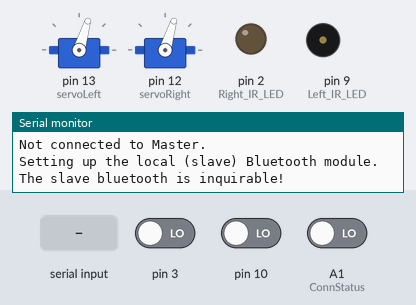
A sketch run on a simulated Arduino Uno, built with avr-gcc and run on an emulated ATmega328P. Parts: 2 × servo, output pins drawn as LEDs (lit = HIGH), buzzer (waves = sounding), the last lines printed to the serial monitor. The inputs (shaded band) are chosen by the test bench; at power-on: pin 3 LOW, pin 10 LOW, A1 (ConnStatus) LOW.

Above: at 9.2 s.
9.3 s: "a" received over the second serial link
At 10.5 s:
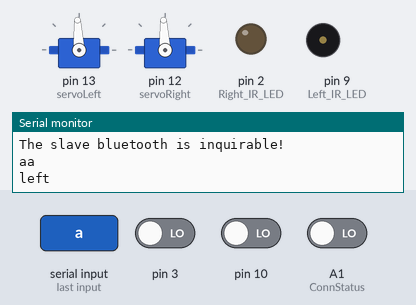
11.3 s: "s" received over the second serial link
At 11.7 s:
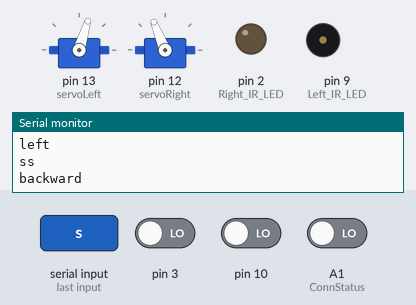
13.3 s: "d" received over the second serial link
At 13.7 s:
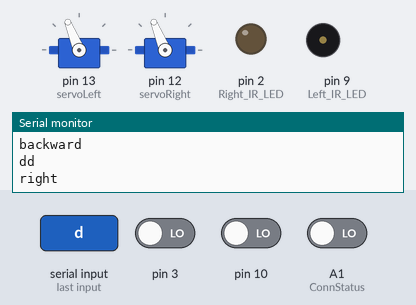
15.3 s: "w" received over the second serial link
At 15.7 s:
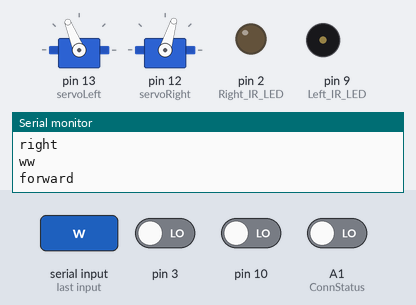
17.3 s: "z" received over the second serial link
At 17.8 s:
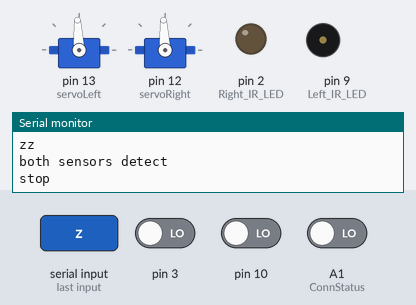
Timing chart, 0 to 20.3 s (numbered marks = the images above; inputs shaded):
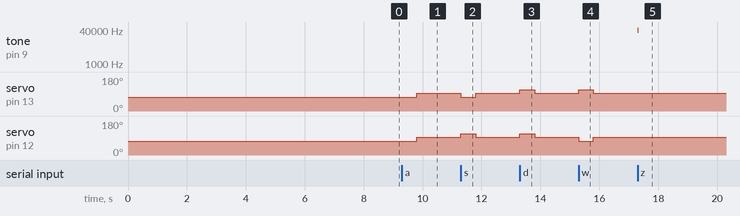

Measured:
- after the input at 9.3 s, servo on pin 13 (servoLeft), servo on pin 12 (servoRight): 73° → 93° after 0.50 s
- after the input at 11.3 s, servo on pin 13 (servoLeft): 93° → 73° at once, → 93° 0.50 s later; servo on pin 12 (servoRight): 93° → 112° at once, → 93° 0.50 s later
- after the input at 13.3 s, servo on pin 13 (servoLeft), servo on pin 12 (servoRight): 93° → 112° at once, → 93° 0.50 s later
- after the input at 15.3 s, servo on pin 13 (servoLeft): 93° → 112° at once, → 93° 0.50 s later; servo on pin 12 (servoRight): 93° → 73° at once, → 93° 0.50 s later
- after the input at 17.3 s, tone on pin 9 (Left_IR_LED): silent → 38000 Hz at once, → silent 0.01 s later

The sketch:

Slave.ino
```cpp
//-----------------------------------------------------------------------------------------------------------//
//  This entire file contains code from various sources. Credit is given in the README.md file of the GitHub project.
//                                                                                                           //
//  Slave_ELEC1601_Student_2019_v3                                                                           //
//  The Instructor version of this code is identical to this version EXCEPT it also sets PIN codes           //
//  20191008 Peter Jones                                                                                     //
//                                                                                                           //
//  Bi-directional passing of serial inputs via Bluetooth                                                    //
//  Note: the void loop() contents differ from "capitalise and return" code                                  //
//                                                                                                           //
//  This version was initially based on the 2011 Steve Chang code but has been substantially revised         //
//  and heavily documented throughout.                                                                       //
//                                                                                                           //
//  20190927 Ross Hutton                                                                                     //
//  Identified that opening the Arduino IDE Serial Monitor asserts a DTR signal which resets the Arduino,    //
//  causing it to re-execute the full connection setup routine. If this reset happens on the Slave system,   //
//  re-running the setup routine appears to drop the connection. The Master is unaware of this loss and      //
//  makes no attempt to re-connect. Code has been added to check if the Bluetooth connection remains         //
//  established and, if so, the setup process is bypassed.                                                   //
//                                                                                                           //
//-----------------------------------------------------------------------------------------------------------//

#include <SoftwareSerial.h>   //Software Serial Port
#include <Servo.h>    // Include servo library
#include <stdio.h>
#include <stdlib.h>
#include <math.h>

Servo servoLeft;   // Declare left and right servos
Servo servoRight;

#define RxD 7
#define TxD 6
#define ConnStatus A1

#define DEBUG_ENABLED  1

// ##################################################################################
// ### EDIT THE LINES BELOW TO MATCH YOUR SHIELD NUMBER AND CONNECTION PIN OPTION ###
// ##################################################################################

int shieldPairNumber = 11;

// CAUTION: If ConnStatusSupported = true you MUST NOT use pin A1 otherwise "random" reboots will occur
// CAUTION: If ConnStatusSupported = true you MUST set the PIO[1] switch to A1 (not NC)

boolean ConnStatusSupported = true;   // Set to "true" when digital connection status is available on Arduino pin

// #######################################################

// The following two string variable are used to simplify adaptation of code to different shield pairs

String slaveNameCmd = "\r\n+STNA=Slave";   // This is concatenated with shieldPairNumber later

SoftwareSerial blueToothSerial(RxD,TxD);

void setupBlueToothConnection()
{
    Serial.println("Setting up the local (slave) Bluetooth module.");

    slaveNameCmd += shieldPairNumber;
    slaveNameCmd += "\r\n";

    blueToothSerial.print("\r\n+STWMOD=0\r\n");      // Set the Bluetooth to work in slave mode
    blueToothSerial.print(slaveNameCmd);             // Set the Bluetooth name using slaveNameCmd
    blueToothSerial.print("\r\n+STAUTO=0\r\n");      // Auto-connection should be forbidden here
    blueToothSerial.print("\r\n+STOAUT=1\r\n");      // Permit paired device to connect me

    //  print() sets up a transmit/outgoing buffer for the string which is then transmitted via interrupts one character at a time.
    //  This allows the program to keep running, with the transmitting happening in the background.
    //  Serial.flush() does not empty this buffer, instead it pauses the program until all Serial.print()ing is done.
    //  This is useful if there is critical timing mixed in with Serial.print()s.
    //  To clear an "incoming" serial buffer, use while(Serial.available()){Serial.read();}

    blueToothSerial.flush();
    delay(2000);                                     // This delay is required

    blueToothSerial.print("\r\n+INQ=1\r\n");         // Make the slave Bluetooth inquirable

    blueToothSerial.flush();
    delay(2000);                                     // This delay is required

    Serial.println("The slave bluetooth is inquirable!");
}

void setup()
{
    Serial.begin(9600);
    blueToothSerial.begin(38400);                    // Set Bluetooth module to default baud rate 38400

    servoLeft.attach(13);               // Attach left signal to pin 13
    servoRight.attach(12);

    pinMode(10, INPUT);  pinMode(9, OUTPUT);   // Left IR LED & Receiver
    pinMode(3, INPUT);  pinMode(2, OUTPUT);    // Right IR LED & Receiver

    servoLeft.writeMicroseconds(1300);
    servoRight.writeMicroseconds(1300);
    delay(3000);

    pinMode(RxD, INPUT);
    pinMode(TxD, OUTPUT);
    pinMode(ConnStatus, INPUT);

    //  Check whether Master and Slave are already connected by polling the ConnStatus pin (A1 on SeeedStudio v1 shield)
    //  This prevents running the full connection setup routine if not necessary.

    if(ConnStatusSupported) Serial.println("Checking Slave-Master connection status.");

    if(ConnStatusSupported && digitalRead(ConnStatus)==1)
    {
        Serial.println("Already connected to Master - remove USB cable if reboot of Master Bluetooth required.");
    }
    else
    {
        Serial.println("Not connected to Master.");

        setupBlueToothConnection();   // Set up the local (slave) Bluetooth module

        delay(1000);                  // Wait one second and flush the serial buffers
        Serial.flush();
        blueToothSerial.flush();
    }
}

void forward(int time)
{
    //append(&head, 1);
    servoLeft.writeMicroseconds(1700);
    servoRight.writeMicroseconds(1300);
    delay(time);
}

void backward(int time)
{
    //append(&head, 2);
    servoLeft.writeMicroseconds(1300);
    servoRight.writeMicroseconds(1700);
    delay(time);
}

void leftTurn(int time)
{
    //append(&head, 3);
    servoLeft.writeMicroseconds(1300);
    servoRight.writeMicroseconds(1300);
    delay(time); //
}

void rightTurn(int time)
{
    //append(&head, 4);
    servoLeft.writeMicroseconds(1700);
    servoRight.writeMicroseconds(1700);
    delay(time); //
}

void stop()
{
    servoLeft.writeMicroseconds(1500);
    servoRight.writeMicroseconds(1500);
}

int irDetect(int irLedPin, int irReceiverPin, long frequency)
{
    tone(irLedPin, frequency, 8);              // IRLED 38 kHz for at least 1 ms
    delay(1);                                  // Wait 1 ms
    int ir = digitalRead(irReceiverPin);       // IR receiver -> ir variable
    delay(1);                                  // Down time before recheck
    return ir;                                 // Return 1 no detect, 0 detect
}

int irDeviate()
{
    while(1){
      int irLeft = irDetect(9, 10, 38000);       // Check for object on left
      int irRight = irDetect(2, 3, 38000);       // Check for object on right

      if(irLeft == 0 && irRight == 1)
      {
          Serial.println("left sensor detect only");
          backward(100);
          leftTurn(100);
      }
      else if(irRight == 0 && irLeft == 1)
      {
          Serial.println("right sensor detect only");
          backward(100);
          rightTurn(100);
      }
      else if(irLeft == 0 && irRight == 0)
      {
          Serial.println("both sensors detect");
          stop();
          break;
      }
      else
      {
          forward(500);
      }
    }


}

void keyboardControl(char data){
    Serial.println(data);
    switch (data) { // Switch-case of the signals in the serial port
      case 'a' : // Case Number 1 is received; robot will turn left
        Serial.println("left");
        leftTurn(500);
        stop();
        //servoLeft.writeMicroseconds(1300);
        //servoRight.writeMicroseconds(1300);
        break;
      case 's' : // Case Number 2 is received; robot will move backward
        Serial.println("backward");
        backward(500);
        stop();
        //servoLeft.writeMicroseconds(1300);
        //servoRight.writeMicroseconds(1700);
        break;
      case 'd' : // Case Number 3 is received; robot will turn right
        Serial.println("right");
        rightTurn(500);
        stop();
        //servoLeft.writeMicroseconds(1700);
        //servoRight.writeMicroseconds(1700);
        break;
      case 'w': // Case Number 4 is received; robot will move forward
        Serial.println("forward");
        forward(500);
        stop();
        //servoLeft.writeMicroseconds(1700);
        //servoRight.writeMicroseconds(1300);
        break;
      case 'z': // Case Number 5 is received; robot has completed obstacle course and will now begin automatic IR navigation
        irDeviate();
      case '0': // Case Number 6 is received; robot will cease all movement
        Serial.println("stop");
        servoLeft.writeMicroseconds(1500);
        servoRight.writeMicroseconds(1500);
      default :
        break;
    }
}

//struct Node()
//{
//    int data;
//    struct Node* next; // Pointer to next node in DLL
//    struct Node* prev; // Pointer to previous node in DLL $
//}

void loop()
{
    char recvChar;

    while(1)
    {
        if(blueToothSerial.available())   // Check if there's any data sent from the remote Bluetooth shield
        {
            recvChar = blueToothSerial.read();
            Serial.print(recvChar);
            keyboardControl(recvChar);
        }

        if(Serial.available())            // Check if there's any data sent from the local serial terminal
        {
            recvChar  = Serial.read();
            Serial.print(recvChar);
            blueToothSerial.print(recvChar);
        }
    }
}

/*
void append(struct Node** head_ref, int new_data)
{
*/
/*
void printList(struct Node* node)
{
    struct Node* last;

    while (node != NULL)
    {
        printf("%d", node->data);
        last = node;
        node = node->next;
    }
}

*/
```
